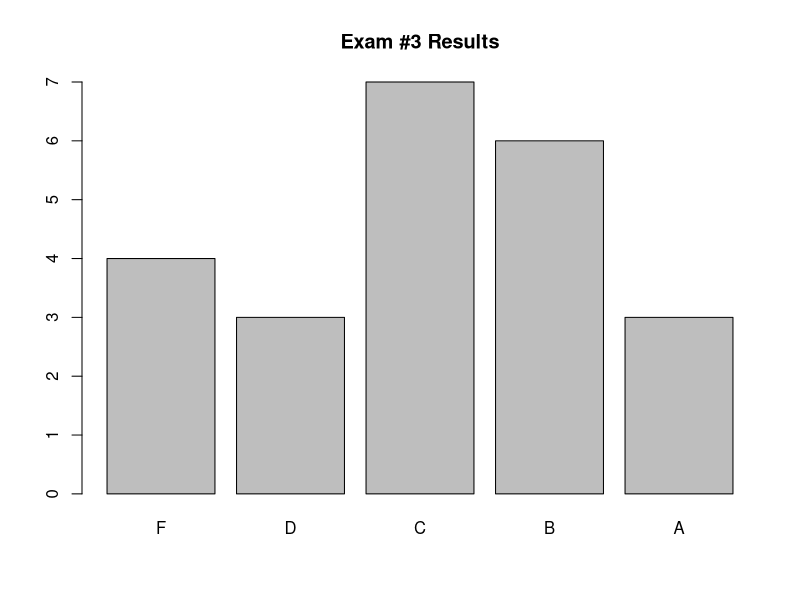

This chart was generated by the following R code: (Note: this script raises an error after producing the figure.)
## ---- chunk 1
points <- c(10, 10, 
            2, 2, 2, 
            2, 2, 2, 
            2, 2, 2, 2, 2,
            2, 2, 2, 2, 2,
            3, 10, 
            3, 10, 
            8, 5,
            10, 4)
g <- data.frame(q1a    = points[1]  - c( 5,  1, 6, 1, 0, 1, 0, 8,  2, 1, 0, 2, 3, 2, 0, 1, 1, 3, 0,  8, 4,  4),
                q1b    = points[2]  - c( 0,  1, 4, 0, 0, 0, 0,10,  5, 4, 3, 2, 4, 2, 5, 0, 4, 5, 2,  8, 3, 10),
                q2a1   = points[3]  - c( 0,  0, 0, 0, 0, 0, 0, 0,  0, 0, 0, 0, 0, 0, 0, 0, 0, 0, 0,  0, 0,  0),
                q2a2   = points[4]  - c( 0,  0, 1, 0, 0, 0, 0, 0,  0, 0, 0, 0, 0, 0, 0, 0, 0, 0, 0,  0, 0,  0),
                q2a3   = points[5]  - c( 0,  0, 1, 0, 0, 1, 0, 1,  1, 0, 0, 0, 1, 0, 0, 0, 0, 1, 0,  0, 1,  0),
                q2b1   = points[6]  - c( 0,  0, 0, 2, 0, 1, 1, 1,  0, 0, 0, 0, 2, 0, 0, 0, 0, 0, 0,  0, 0,  0),
                q2b2   = points[7]  - c( 0,  0, 0, 2, 0, 0, 0, 0,  0, 0, 0, 0, 0, 0, 0, 0, 0, 0, 0,  0, 0,  0),
                q2b3   = points[8]  - c( 1,  1, 2, 2, 0, 1, 1, 2,  1, 1, 1, 2, 2, 0, 1, 0, 1, 1, 1,  2, 1,  2),
                q2c1   = points[9]  - c( 0,  0, 0, 0, 0, 0, 0, 0,  0, 0, 0, 0, 0, 0, 0, 0, 0, 0, 0,  0, 0,  0),
                q2c2   = points[10] - c( 0,  0, 0, 0, 0, 0, 0, 0,  0, 0, 0, 0, 0, 0, 0, 0, 0, 0, 0,  0, 0,  0),
                q2c3   = points[11] - c( 0,  0, 0, 0, 1, 0, 0, 0,  0, 0, 0, 0, 0, 0, 0, 0, 0, 1, 0,  0, 0,  0),
                q2c4   = points[12] - c( 0,  2, 0, 0, 2, 2, 0, 1,  0, 0, 0, 0, 2, 0, 0, 0, 0, 0, 0,  0, 0,  2),
                q2c5   = points[13] - c( 1,  0, 1, 0, 0, 1, 0, 1,  0, 0, 0, 0, 0, 0, 0, 0, 1, 1, 0,  0, 1,  0),
                q2d1   = points[14] - c( 0,  0, 0, 0, 1, 0, 0, 1,  0, 0, 0, 0, 0, 0, 0, 0, 1, 0, 0,  0, 0,  0),
                q2d2   = points[15] - c( 1,  1, 1, 0, 1, 2, 0, 1,  0, 1, 0, 0, 0, 0, 0, 0, 2, 2, 0,  0, 1,  1),
                q2d3   = points[16] - c( 0,  1, 1, 0, 1, 2, 2, 2,  2, 2, 0, 0, 0, 0, 0, 0, 2, 1, 2,  2, 0,  2),
                q2d4   = points[17] - c( 2,  2, 1, 0, 2, 2, 2, 2,  0, 0, 1, 1, 1, 1, 0, 0, 2, 0, 1,  2, 2,  2),
                q2d5   = points[18] - c( 0,  1, 1, 1, 0, 0, 0, 1,  0, 2, 0, 0, 0, 0, 0, 0, 0, 1, 0,  2, 0,  2),
                q3a    = points[19] - c( 0,  0, 0, 0, 0, 0, 0, 0,  3, 0, 0, 0, 0, 0, 0, 0, 0, 0, 0,  0, 0,  0),
                q3b    = points[20] - c(10, 10, 4, 0, 0, 7, 0, 3, 10, 1, 0, 0, 2, 0, 0, 0, 7, 0, 4,  6, 0,  8),
                q4a    = points[21] - c( 0,  2, 0, 0, 0, 0, 0, 1,  2, 0, 0, 0, 0, 0, 0, 0, 0, 0, 0,  0, 0,  3),
                q4b    = points[22] - c( 0, 10, 6, 1, 1, 1, 1, 1,  0, 0, 1, 6, 2, 1, 1, 1, 8, 3, 0,  2, 2,  8),
                q5a    = points[23] - c( 6,  7, 7, 4, 0, 4, 3, 7,  0, 7, 4, 5, 7, 1, 2, 5, 1, 7, 7,  6, 3,  7),
                q5b    =              c( 1,  0, 0, 0, 2, 1, 1, 1,  3, 0, 0, 0, 5, 1, 2, 1, 4, 1, 0,  0, 1,  0),
                q6a    = points[25] - c( 8,  8, 2, 0, 0, 0, 1, 1,  0, 4, 2, 4, 6, 0, 2, 0, 4, 0, 0, 10, 3,  5),
                q6b    = points[26] - c( 4,  3, 2, 2, 4, 1, 2, 3,  0, 2, 0, 1, 0, 0, 1, 1, 2, 0, 0,  4, 0,  4)
                ) 

grades <- data.frame(grades=c(71, rowSums(g)))
#print(grades$grades)
summary(grades$grades)

grades$lgrades <- ifelse (grades$grades<60, 'F', ifelse (grades$grades<70, 'D', ifelse (grades$grades<80, 'C', ifelse (grades$grades<90, 'B', 'A'))))
grades$lgrades <- factor(grades$lgrades, c('F', 'D', 'C', 'B', 'A'))
barplot(table(grades$lgrades))
title('Exam #3 Results')
## ---- chunk 2
g2 <- data.frame(question = c(rep('q1a',  length(g$q1a)),
                              rep('q1b',  length(g$q1b)),
                              rep('q2a1', length(g$q2a1)),
                              rep('q2a2', length(g$q2a2)),
                              rep('q2a3', length(g$q2a3)),
                              rep('q2b1', length(g$q2b1)),
                              rep('q2b2', length(g$q2b2)),
                              rep('q2b3', length(g$q2b3)),
                              rep('q2c1', length(g$q2c1)),
                              rep('q2c2', length(g$q2c2)),
                              rep('q2c3', length(g$q2c3)),
                              rep('q2c4', length(g$q2c4)),
                              rep('q2c5', length(g$q2c5)),
                              rep('q2d1', length(g$q2d1)),
                              rep('q2d2', length(g$q2d2)),
                              rep('q2d3', length(g$q2d3)),
                              rep('q2d4', length(g$q2d4)),
                              rep('q2d5', length(g$q2d5)),
                              rep('q3a',  length(g$q3a)),
                              rep('q3b',  length(g$q3b)),
                              rep('q4a',  length(g$q4a)),
                              rep('q4b',  length(g$q4b)),
                              rep('q5a',  length(g$q5a)),
                              rep('q5b',  length(g$q5b)),
                              rep('q6a',  length(g$q6a)),
                              rep('q6b',  length(g$q6b))),
                 score = 100*c(g$q1a/points[1], g$q1b/points[2], 
                               g$q2a1/points[3], g$q2a2/points[4], g$q2a3/points[5], 
                               g$q2b1/points[6], g$q2b2/points[7], g$q2b3/points[8], 
                               g$q2c1/points[9], g$q2c2/points[10], g$q2c3/points[11], g$q2c4/points[12], g$q2c5/points[13],
                               g$q2d1/points[14], g$q2d2/points[15], g$q2d3/points[16], g$q2d4/points[17], g$q2d5/points[18],
                               g$q3a/points[19], g$q3b/points[20], 
                               g$q4a/points[21], g$q4b/points[22], 
                               g$q5a/points[23], g$q5b/points[24], 
                               g$q6a/points[25], g$q6b/points[26]))

plot(g2$question, g2$score)
title('Individual Question Results')
